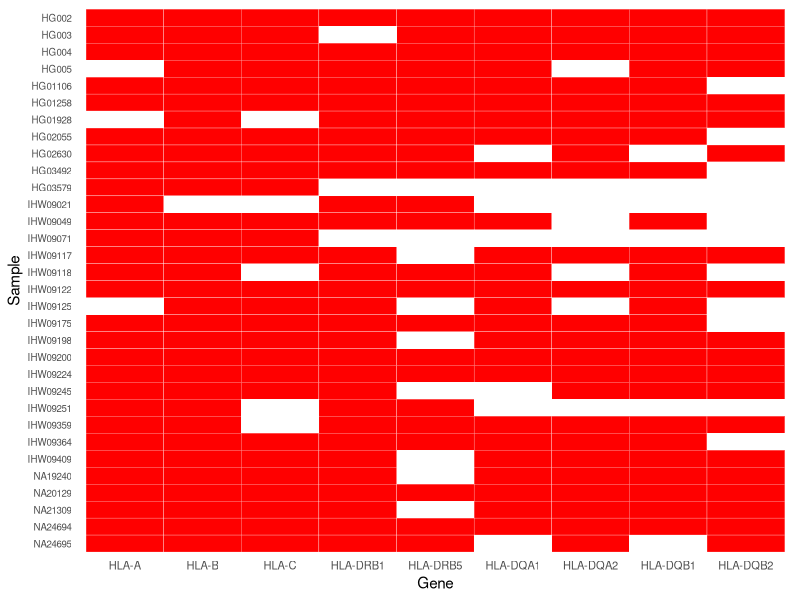
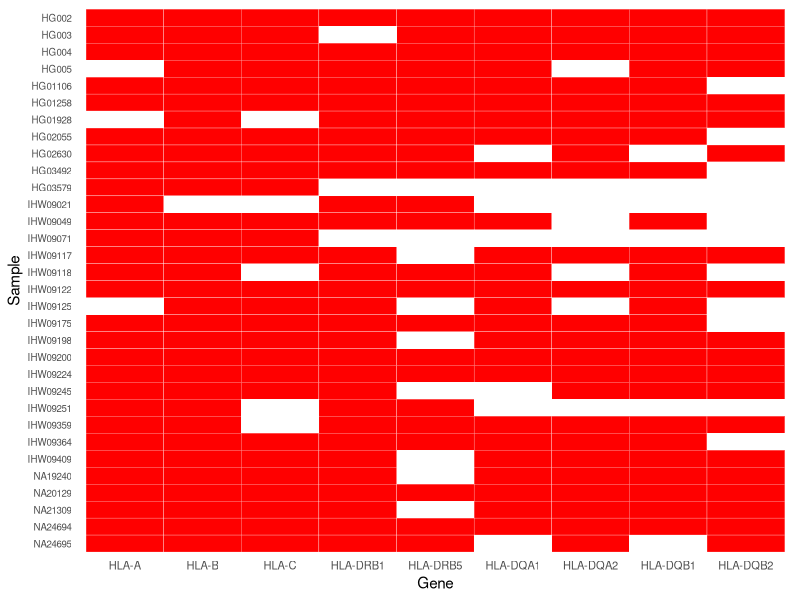
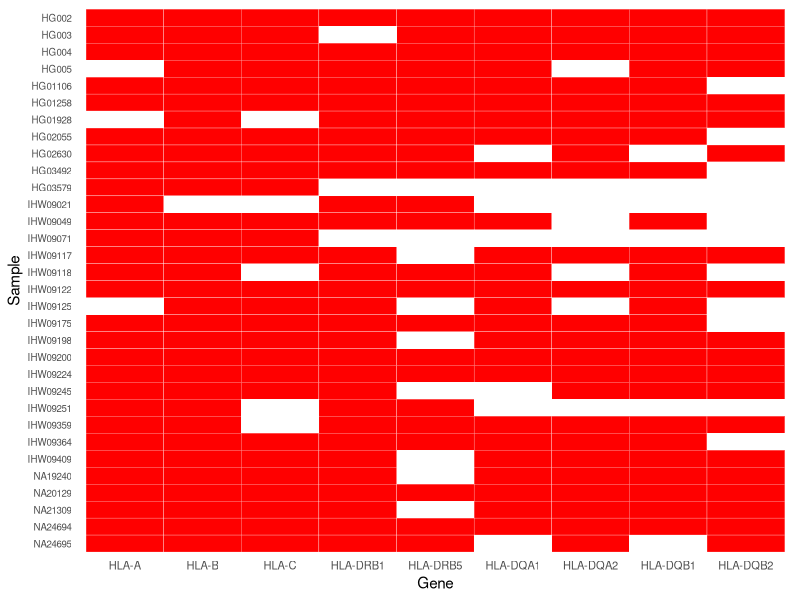

These charts were generated, in order, by the following R code:
library(tidyr)
library(ggplot2)

setwd("/Users/matt/Documents/GitHub/mhc/scripts/visualizations/phase_heat_map/")

# Load the data
data <- read.csv("phase_map.csv", header = TRUE, stringsAsFactors = FALSE)

# Replace dots with dashes in column names
colnames(data) <- gsub("\\.", "-", colnames(data))

# Platform toggle: Select the platform you want to visualize
#selected_platform <- "Revio"  # Change this to "PromethION" to toggle
selected_platform <- "PromethION"

# Filter data for the selected platform
filtered_data <- subset(data, platform == selected_platform)
filtered_data <- filtered_data[filtered_data$sample != "HG01891", ]

# Remove the platform column and reshape the data
filtered_data <- filtered_data[, -2]  # Remove the "platform" column
df_long <- pivot_longer(
  filtered_data,
  cols = -sample,       # Columns to pivot: All except "sample"
  names_to = "Gene",    # New column for gene names
  values_to = "Value"   # New column for gene values (1 or 0)
)

# Ensure samples and genes retain their order
df_long$sample <- factor(df_long$sample, levels = rev(unique(filtered_data$sample)))  # Reverse sample order
df_long$Gene <- factor(df_long$Gene, levels = colnames(filtered_data)[-1])  # Gene order

# Plot the heatmap
figure <- ggplot(df_long, aes(x = Gene, y = sample, fill = Value)) +
  geom_tile(color = "white") +
  scale_fill_gradient(low = "white", high = "red", na.value = "white") +
  theme_minimal() +
  theme(
    axis.text.x = element_text(size = 8),
    axis.text.y = element_text(size = 7),
    axis.ticks = element_blank(),
    panel.grid = element_blank(),
    legend.position = "none"  # Remove the legend
  ) +
  labs(
    x = "Gene",
    y = "Sample"
  )

# Print the figure
print(figure)

# Save the figure
ggsave(filename = "promethion_phase_heat_map.pdf", plot = figure)
ggsave(filename = "promethion_phase_heat_map.png", plot = figure)



